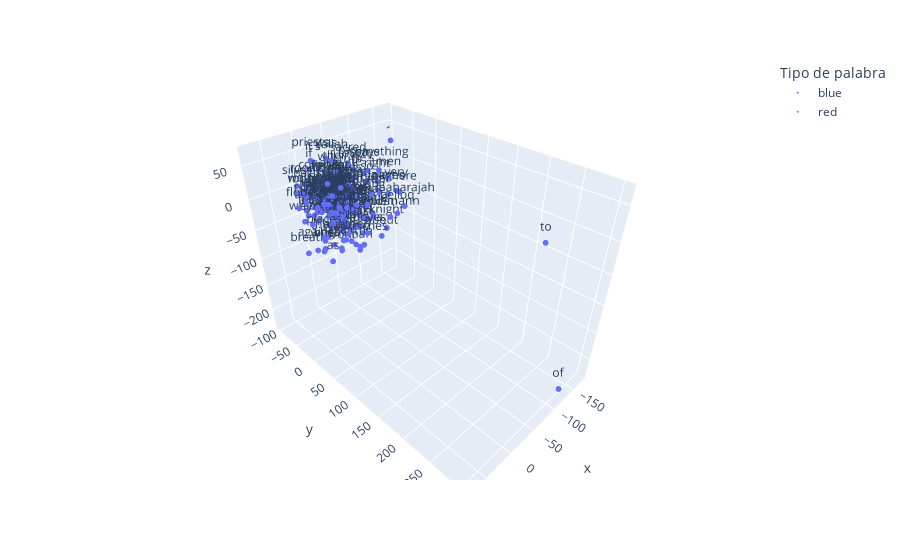

Notebook cell for this chart:
### Code cell
vecs, labels = reduce_dimensions(w2v_model,3)

MAX_WORDS=200
plot_embeddings(w2v_model, vecs, labels, MAX_WORDS, highlight_words=["grail","ark","sankara"])

### Figure 1 — Plotly figure (JSON) as saved in the notebook; plotly's stock layout.template omitted (floating-point values rounded to 4 significant figures; data arrays with more than 128 entries replaced by an {"elided": "..."} marker saying what was removed)
{"data": [{"hovertemplate": "Tipo de palabra=blue<br>x=%{x}<br>y=%{y}<br>z=%{z}<br>text=%{text}<extra></extra>", "legendgroup": "blue", "marker": {"color": "#636efa", "size": 2, "symbol": "circle"}, "mode": "markers+text", "name": "blue", "scene": "scene", "showlegend": true, "text": {"elided": "197 str values"}, "textposition": "top center", "type": "scatter3d", "x": {"elided": "197 float values"}, "y": {"elided": "197 float values"}, "z": {"elided": "197 float values"}}, {"hovertemplate": "Tipo de palabra=red<br>x=%{x}<br>y=%{y}<br>z=%{z}<br>text=%{text}<extra></extra>", "legendgroup": "red", "marker": {"color": "#EF553B", "size": 2, "symbol": "circle"}, "mode": "markers+text", "name": "red", "scene": "scene", "showlegend": true, "text": ["ark", "sankara", "grail"], "textposition": "top center", "type": "scatter3d", "x": [-1.773, -15.45, -12.59], "y": [-32.01, 0.3762, -38.91], "z": [29.19, -12.3, -57.93]}], "layout": {"legend": {"title": {"text": "Tipo de palabra"}, "tracegroupgap": 0}, "margin": {"t": 60}, "scene": {"domain": {"x": [0, 1], "y": [0, 1]}, "xaxis": {"title": {"text": "x"}}, "yaxis": {"title": {"text": "y"}}, "zaxis": {"title": {"text": "z"}}}}}
